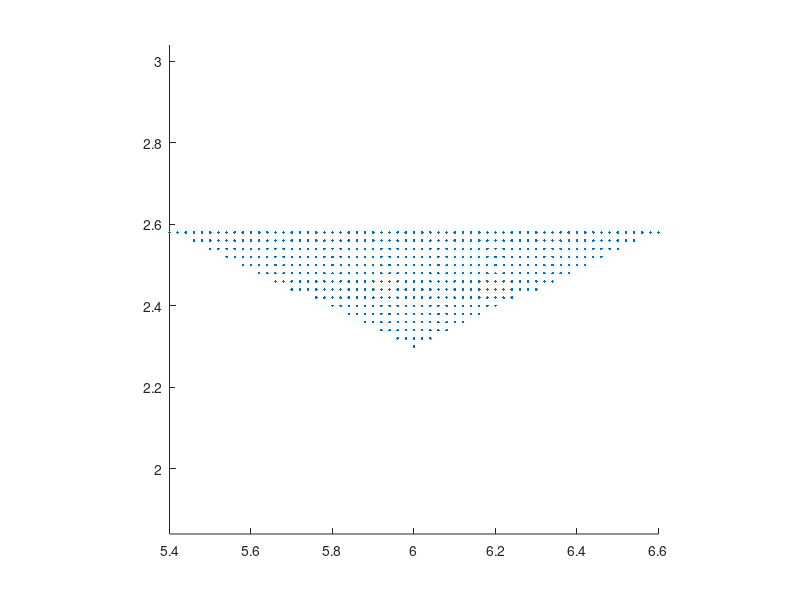

The MATLAB source for this figure:
%% ---------------------------------------------------------------------
%%
%% Copyright (c) 2019 - 2020 by the IBAMR developers
%% All rights reserved.
%%
%% This file is part of IBAMR.
%%
%% IBAMR is free software and is distributed under the 3-clause BSD
%% license. The full text of the license can be found in the file
%% COPYRIGHT at the top level directory of IBAMR.
%%
%% ---------------------------------------------------------------------

clear all;

PATH = './';

WallPath = strcat(PATH,'wedge3d.vertex');
%%
% Domain parameters
Lx = 12.0;   Ly = 2.0;     Lz = 3.0;
N = 50*2;
Nx = 6*N;   Ny = N; Nz = 3*N/2;

% Dimensional parameters
dx = Lx/Nx; dy = Ly/Ny; dz = Lz/Nz;
Length = 1.2; Width = 1.2;
Length_From_Left = Lx/2.0;
Distance_From_Edge = Ly/2.0;
Height_Above_Bottom = 2.3;
angle = 25; %degrees
x0 = Length_From_Left;
z0 = Height_Above_Bottom;

% From above, calculate the height
Height = Length/2*tan(25*pi/180);
m = Height/(Length/2); % slope of the xz line
br = z0-m*x0;
bl = z0+m*x0;

NumPtsX = ceil(Length/dx) + 1
NumPtsY = ceil(Width/dy) + 1
NumPtsZ = ceil(Height/dz) + 1

lag_pts = 0;

% Generate wedge shape
for k = 1:NumPtsZ
    z = Height_Above_Bottom + (k-1)*dz;
    for j = 1:NumPtsY
        y = Distance_From_Edge - Width/2 + (j-1)*dy;
        for i = 1:NumPtsX
            x = Length_From_Left-Length/2 + (i-1)*dx;
            Zr = m*x+br;
            Zl = -m*x+bl;
            if z >= Zr && z >= Zl
              lag_pts = lag_pts+1;
              LagX(lag_pts) = x;
              LagY(lag_pts) = y;
              LagZ(lag_pts) = z;
            end
        end
    end
end


figure;
plot3(LagX,LagY,LagZ,'.')
view(0,0)
axis equal;

%% write it in file

lag_pts = length(LagY);
fid = fopen(WallPath,'wt');
fprintf(fid,'%d\n',lag_pts);

for i = 1:length(LagX)
    fprintf(fid,'%12.7E\t\t%12.7E\t\t%12.7E\n',LagX(i), LagY(i),LagZ(i));
end

fclose(fid);
